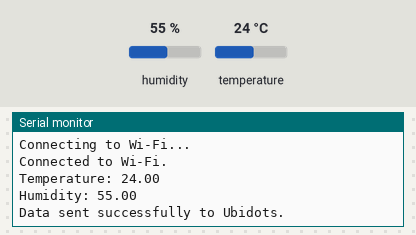
Bench run of a sketch on a simulated ESP32. On the bench: the last lines printed to the serial monitor. The inputs (shaded band) are chosen by the test bench; at power-on: humidity 55 %, temperature 24 °C.

Above: at 2.7 s.
2.8 s: humidity set to 22 %
At 7.2 s:
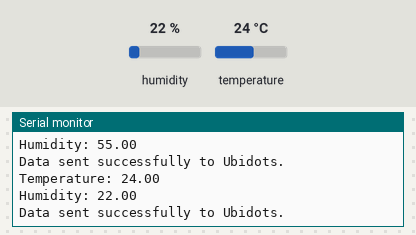
8.8 s: temperature set to 12 °C
At 13.1 s:
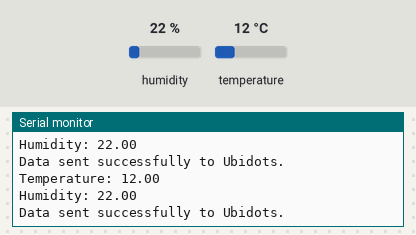
14.8 s: humidity set to 40 %
At 17.7 s:
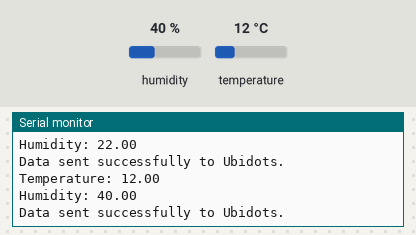
Timing chart, 0 to 19.2 s (numbered marks = the images above; inputs shaded):
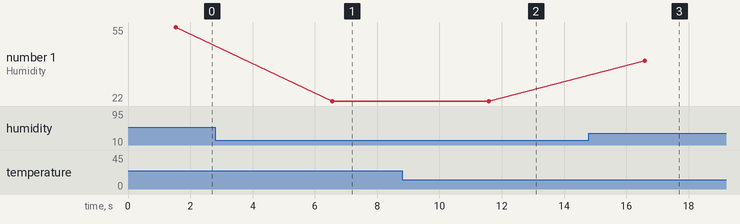

The sketch:

httpProtocol.ino
```cpp
#include "Ubidots.h"
#include "DHT.h"

const char* UBIDOTS_TOKEN = "BBUS-VuJyKs1WKrWxIwmdY0FbSiE6cSc5Ys";
const char* UBIDOTS_DEVICELABEL = "mqtt-publish-esp32";
const char* WIFI_SSID = "IoT";
const char* WIFI_PASS = "1t3s0IoT23";

Ubidots ubidots(UBIDOTS_TOKEN, UBI_HTTP);
char str_temp[10];
char str_hum[10];

#define PIN_DHT 15
DHT dht(PIN_DHT, DHT11);

void setup() {
  Serial.begin(115200);
  ubidots.setDebug(true);

  Serial.println("Connecting to Wi-Fi...");
  while (!ubidots.wifiConnect(WIFI_SSID, WIFI_PASS)) {
    Serial.println("Failed to connect to Wi-Fi. Retrying...");
    delay(1000);
  }
  Serial.println("Connected to Wi-Fi.");

  dht.begin();
}

void loop() {
  float temperature = dht.readTemperature();
  float humidity = dht.readHumidity();

  if (!isnan(temperature) && !isnan(humidity)) {
    Serial.print("Temperature: ");
    Serial.println(temperature);
    Serial.print("Humidity: ");
    Serial.println(humidity);

    ubidots.add("temperature", temperature);
    ubidots.add("humidity", humidity);

    if (ubidots.send(UBIDOTS_DEVICELABEL)) {
      Serial.println("Data sent successfully to Ubidots.");
    } else {
      Serial.println("Failed to send data to Ubidots.");
    }
  } else {
    Serial.println("Failed to read data from sensor.");
  }

  delay(5000); // Wait for a few seconds before next reading
}
```

Measured:
- after the input at 2.8 s, the serial monitor: prints a new line after 3.8 s (image 1)
- after the input at 8.8 s, the serial monitor: prints a new line after 2.8 s (image 2)
- after the input at 14.8 s, the serial monitor: prints a new line after 1.8 s (image 3)
- plotted number 1: 55 → 22 after the input at 2.8 s, 22 → 40 after the input at 14.8 s
